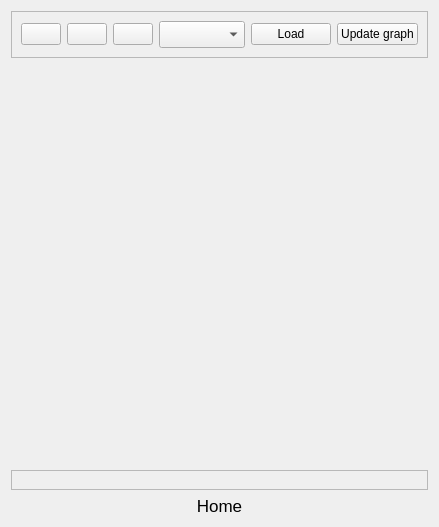
               <widget class="QWidget" name="page_6">
                <layout class="QVBoxLayout" name="verticalLayout_16">
                 <item>
                  <widget class="QFrame" name="frame_11">
                   <property name="frameShape">
                    <enum>QFrame::StyledPanel</enum>
                   </property>
                   <property name="frameShadow">
                    <enum>QFrame::Raised</enum>
                   </property>
                   <layout class="QHBoxLayout" name="horizontalLayout_15">
                    <item>
                     <widget class="QPushButton" name="startBtn">
                      <property name="text">
                       <string/>
                      </property>
                      <property name="icon">
                       <iconset resource="QSS/QSS_Resources.qrc">
                        <normaloff>:/icons/Icons/play-circle.png</normaloff>:/icons/Icons/play-circle.png</iconset>
                      </property>
                      <property name="iconSize">
                       <size>
                        <width>24</width>
                        <height>24</height>
                       </size>
                      </property>
                     </widget>
                    </item>
                    <item>
                     <widget class="QPushButton" name="pauseBtn">
                      <property name="text">
                       <string/>
                      </property>
                      <property name="icon">
                       <iconset resource="QSS/QSS_Resources.qrc">
                        <normaloff>:/icons/Icons/pause-circle.png</normaloff>:/icons/Icons/pause-circle.png</iconset>
                      </property>
                      <property name="iconSize">
                       <size>
                        <width>24</width>
                        <height>24</height>
                       </size>
                      </property>
                     </widget>
                    </item>
                    <item>
                     <widget class="QPushButton" name="stopBtn">
                      <property name="text">
                       <string/>
                      </property>
                      <property name="icon">
                       <iconset resource="QSS/QSS_Resources.qrc">
                        <normaloff>:/icons/Icons/stop-circle.png</normaloff>:/icons/Icons/stop-circle.png</iconset>
                      </property>
                      <property name="iconSize">
                       <size>
                        <width>24</width>
                        <height>24</height>
                       </size>
                      </property>
                     </widget>
                    </item>
                    <item>
                     <widget class="QComboBox" name="productionStepComboBox">
                      <property name="minimumSize">
                       <size>
                        <width>0</width>
                        <height>0</height>
                       </size>
                      </property>
                      <property name="font">
                       <font>
                        <pointsize>12</pointsize>
                       </font>
                      </property>
                      <property name="iconSize">
                       <size>
                        <width>16</width>
                        <height>16</height>
                       </size>
                      </property>
                     </widget>
                    </item>
                    <item>
                     <widget class="QPushButton" name="loadGraphBtn">
                      <property name="text">
                       <string>Load</string>
                      </property>
                     </widget>
                    </item>
                    <item>
                     <widget class="QPushButton" name="UpdateGraphBtn">
                      <property name="text">
                       <string>Update graph</string>
                      </property>
                     </widget>
                    </item>
                   </layout>
                  </widget>
                 </item>
                 <item>
                  <widget class="MplWidget" name="MplWidget" native="true">
                   <property name="sizePolicy">
                    <sizepolicy hsizetype="Preferred" vsizetype="Preferred">
                     <horstretch>0</horstretch>
                     <verstretch>0</verstretch>
                    </sizepolicy>
                   </property>
                   <property name="minimumSize">
                    <size>
                     <width>0</width>
                     <height>400</height>
                    </size>
                   </property>
                  </widget>
                 </item>
                 <item>
                  <widget class="QFrame" name="frame_14">
                   <property name="frameShape">
                    <enum>QFrame::StyledPanel</enum>
                   </property>
                   <property name="frameShadow">
                    <enum>QFrame::Raised</enum>
                   </property>
                   <layout class="QHBoxLayout" name="horizontalLayout_13">
                    <item>
                     <widget class="QWidget" name="widget_2" native="true"/>
                    </item>
                    <item>
                     <widget class="QWidget" name="widget" native="true"/>
                    </item>
                   </layout>
                  </widget>
                 </item>
                 <item>
                  <widget class="QLabel" name="label_10">
                   <property name="font">
                    <font>
                     <pointsize>13</pointsize>
                    </font>
                   </property>
                   <property name="text">
                    <string>Home</string>
                   </property>
                   <property name="alignment">
                    <set>Qt::AlignCenter</set>
                   </property>
                  </widget>
                 </item>
                </layout>
               </widget>
